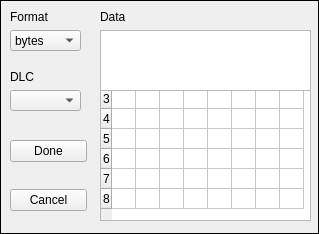
<?xml version="1.0" encoding="UTF-8"?>
<ui version="4.0">
 <class>TxDataFrame</class>
 <widget class="QFrame" name="TxDataFrame">
  <property name="geometry">
   <rect>
    <x>0</x>
    <y>0</y>
    <width>319</width>
    <height>234</height>
   </rect>
  </property>
  <property name="windowTitle">
   <string>Frame</string>
  </property>
  <property name="frameShape">
   <enum>QFrame::Box</enum>
  </property>
  <widget class="QTableWidget" name="table">
   <property name="geometry">
    <rect>
     <x>100</x>
     <y>30</y>
     <width>211</width>
     <height>191</height>
    </rect>
   </property>
   <property name="editTriggers">
    <set>QAbstractItemView::AnyKeyPressed|QAbstractItemView::CurrentChanged|QAbstractItemView::EditKeyPressed|QAbstractItemView::SelectedClicked</set>
   </property>
   <property name="rowCount">
    <number>8</number>
   </property>
   <property name="columnCount">
    <number>8</number>
   </property>
   <attribute name="horizontalHeaderDefaultSectionSize">
    <number>24</number>
   </attribute>
   <attribute name="horizontalHeaderMinimumSectionSize">
    <number>24</number>
   </attribute>
   <attribute name="verticalHeaderDefaultSectionSize">
    <number>20</number>
   </attribute>
   <attribute name="verticalHeaderMinimumSectionSize">
    <number>20</number>
   </attribute>
   <row/>
   <row/>
   <row/>
   <row/>
   <row/>
   <row/>
   <row/>
   <row/>
   <column/>
   <column/>
   <column/>
   <column/>
   <column/>
   <column/>
   <column/>
   <column/>
  </widget>
  <widget class="QTextEdit" name="text">
   <property name="geometry">
    <rect>
     <x>100</x>
     <y>30</y>
     <width>211</width>
     <height>61</height>
    </rect>
   </property>
   <property name="acceptRichText">
    <bool>false</bool>
   </property>
  </widget>
  <widget class="QLabel" name="label_3">
   <property name="geometry">
    <rect>
     <x>100</x>
     <y>10</y>
     <width>47</width>
     <height>13</height>
    </rect>
   </property>
   <property name="text">
    <string>Data</string>
   </property>
  </widget>
  <widget class="QWidget" name="layoutWidget">
   <property name="geometry">
    <rect>
     <x>10</x>
     <y>10</y>
     <width>71</width>
     <height>41</height>
    </rect>
   </property>
   <layout class="QVBoxLayout" name="verticalLayout">
    <item>
     <widget class="QLabel" name="label">
      <property name="text">
       <string>Format</string>
      </property>
     </widget>
    </item>
    <item>
     <widget class="QComboBox" name="dataTypeComboBox">
      <item>
       <property name="text">
        <string>bytes</string>
       </property>
      </item>
      <item>
       <property name="text">
        <string>uint16</string>
       </property>
      </item>
      <item>
       <property name="text">
        <string>int16</string>
       </property>
      </item>
      <item>
       <property name="text">
        <string>uint32</string>
       </property>
      </item>
      <item>
       <property name="text">
        <string>int32</string>
       </property>
      </item>
      <item>
       <property name="text">
        <string>float</string>
       </property>
      </item>
      <item>
       <property name="text">
        <string>double</string>
       </property>
      </item>
      <item>
       <property name="text">
        <string>string</string>
       </property>
      </item>
     </widget>
    </item>
   </layout>
  </widget>
  <widget class="QWidget" name="layoutWidget">
   <property name="geometry">
    <rect>
     <x>10</x>
     <y>70</y>
     <width>71</width>
     <height>41</height>
    </rect>
   </property>
   <layout class="QVBoxLayout" name="verticalLayout_2">
    <item>
     <widget class="QLabel" name="label_2">
      <property name="text">
       <string>DLC</string>
      </property>
     </widget>
    </item>
    <item>
     <widget class="QComboBox" name="dlcComboBox"/>
    </item>
   </layout>
  </widget>
  <widget class="QWidget" name="">
   <property name="geometry">
    <rect>
     <x>10</x>
     <y>140</y>
     <width>77</width>
     <height>71</height>
    </rect>
   </property>
   <layout class="QVBoxLayout" name="verticalLayout_3">
    <item>
     <widget class="QPushButton" name="doneButton">
      <property name="text">
       <string>Done</string>
      </property>
     </widget>
    </item>
    <item>
     <spacer name="verticalSpacer">
      <property name="orientation">
       <enum>Qt::Vertical</enum>
      </property>
      <property name="sizeHint" stdset="0">
       <size>
        <width>20</width>
        <height>20</height>
       </size>
      </property>
     </spacer>
    </item>
    <item>
     <widget class="QPushButton" name="cancelButton">
      <property name="text">
       <string>Cancel</string>
      </property>
     </widget>
    </item>
   </layout>
  </widget>
 </widget>
 <resources/>
 <connections/>
</ui>
